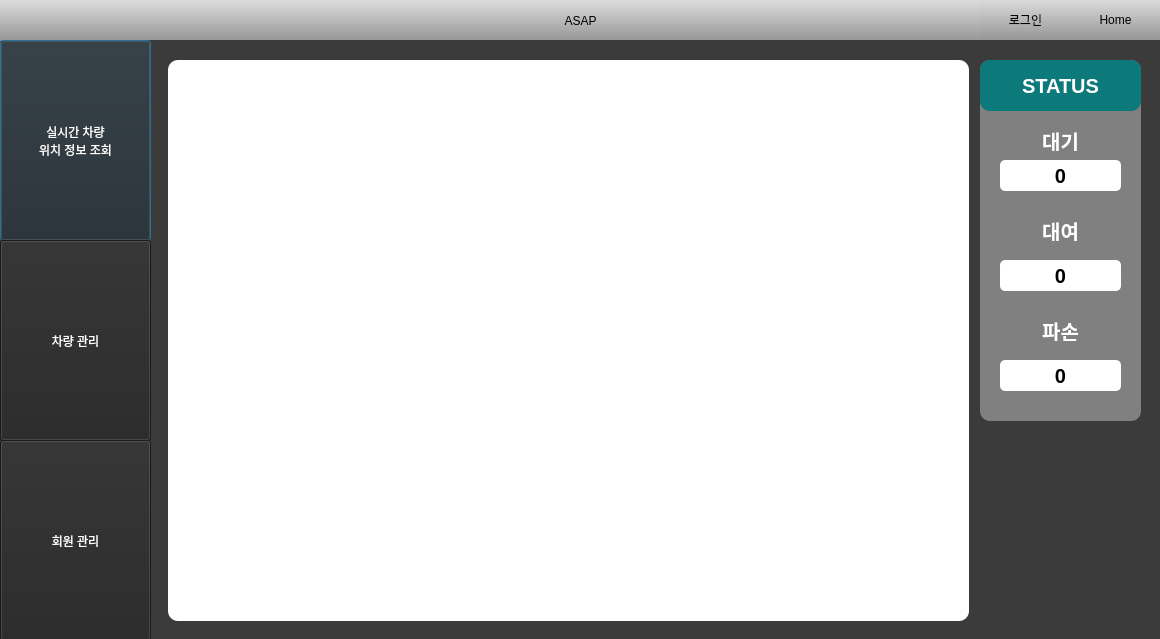
<?xml version="1.0" encoding="UTF-8"?>
<ui version="4.0">
 <class>car_select_info_type3</class>
 <widget class="QDialog" name="car_select_info_type3">
  <property name="geometry">
   <rect>
    <x>0</x>
    <y>0</y>
    <width>1160</width>
    <height>639</height>
   </rect>
  </property>
  <property name="windowTitle">
   <string>Dialog</string>
  </property>
  <widget class="QLabel" name="Background">
   <property name="geometry">
    <rect>
     <x>0</x>
     <y>0</y>
     <width>1161</width>
     <height>641</height>
    </rect>
   </property>
   <property name="styleSheet">
    <string notr="true">background-color: rgb(59, 59, 59);</string>
   </property>
   <property name="text">
    <string/>
   </property>
  </widget>
  <widget class="QPushButton" name="RT_loc_info">
   <property name="geometry">
    <rect>
     <x>0</x>
     <y>40</y>
     <width>151</width>
     <height>201</height>
    </rect>
   </property>
   <property name="styleSheet">
    <string notr="true">background-color: rgb(37, 37, 37);
color: rgb(255, 255, 255);
font: bold 14pt &quot;Ubuntu&quot;;</string>
   </property>
   <property name="text">
    <string>실시간 차량
위치 정보 조회</string>
   </property>
  </widget>
  <widget class="QPushButton" name="Manage_car">
   <property name="geometry">
    <rect>
     <x>0</x>
     <y>240</y>
     <width>151</width>
     <height>201</height>
    </rect>
   </property>
   <property name="styleSheet">
    <string notr="true">background-color: rgb(37, 37, 37);
color: rgb(255, 255, 255);
font: bold 14pt &quot;Ubuntu&quot;;</string>
   </property>
   <property name="text">
    <string>차량 관리</string>
   </property>
  </widget>
  <widget class="QPushButton" name="Manage_member">
   <property name="geometry">
    <rect>
     <x>0</x>
     <y>440</y>
     <width>151</width>
     <height>201</height>
    </rect>
   </property>
   <property name="styleSheet">
    <string notr="true">background-color: rgb(37, 37, 37);
color: rgb(255, 255, 255);
font: bold 14pt &quot;Ubuntu&quot;;</string>
   </property>
   <property name="text">
    <string>회원 관리</string>
   </property>
  </widget>
  <widget class="QLabel" name="label">
   <property name="geometry">
    <rect>
     <x>0</x>
     <y>0</y>
     <width>1161</width>
     <height>41</height>
    </rect>
   </property>
   <property name="styleSheet">
    <string notr="true">background-color: qlineargradient(spread:pad, x1:0, y1:1, x2:0, y2:0, stop:0 rgba(150, 150, 150, 255), stop:1 rgba(220, 220, 220, 255));
font: Bold 14pt &quot;Ubuntu&quot;;</string>
   </property>
   <property name="text">
    <string>ASAP</string>
   </property>
   <property name="alignment">
    <set>Qt::AlignCenter</set>
   </property>
  </widget>
  <widget class="QLabel" name="init_logo">
   <property name="geometry">
    <rect>
     <x>120</x>
     <y>40</y>
     <width>1041</width>
     <height>601</height>
    </rect>
   </property>
   <property name="text">
    <string/>
   </property>
   <property name="pixmap">
    <pixmap>../../../../../../../../../../../../../../../.designer/backup/Image/ASAP_LOGO_long.jpg</pixmap>
   </property>
   <property name="scaledContents">
    <bool>true</bool>
   </property>
  </widget>
  <widget class="QLineEdit" name="login_inid">
   <property name="geometry">
    <rect>
     <x>560</x>
     <y>290</y>
     <width>181</width>
     <height>31</height>
    </rect>
   </property>
  </widget>
  <widget class="QLineEdit" name="login_inpw">
   <property name="geometry">
    <rect>
     <x>560</x>
     <y>330</y>
     <width>181</width>
     <height>31</height>
    </rect>
   </property>
   <property name="text">
    <string/>
   </property>
  </widget>
  <widget class="QPushButton" name="login_enter">
   <property name="geometry">
    <rect>
     <x>750</x>
     <y>290</y>
     <width>71</width>
     <height>71</height>
    </rect>
   </property>
   <property name="styleSheet">
    <string notr="true">background-color: rgb(154, 153, 150);</string>
   </property>
   <property name="text">
    <string>Enter</string>
   </property>
  </widget>
  <widget class="QLabel" name="login_bg">
   <property name="geometry">
    <rect>
     <x>150</x>
     <y>40</y>
     <width>1011</width>
     <height>601</height>
    </rect>
   </property>
   <property name="styleSheet">
    <string notr="true">background-color: rgb(59, 59, 59);</string>
   </property>
   <property name="text">
    <string/>
   </property>
  </widget>
  <widget class="QLabel" name="login_id">
   <property name="geometry">
    <rect>
     <x>456</x>
     <y>286</y>
     <width>91</width>
     <height>41</height>
    </rect>
   </property>
   <property name="styleSheet">
    <string notr="true">font: Bold 14pt &quot;Ubuntu&quot;;
color: rgb(255, 255, 255);</string>
   </property>
   <property name="text">
    <string>아이디</string>
   </property>
   <property name="alignment">
    <set>Qt::AlignRight|Qt::AlignTrailing|Qt::AlignVCenter</set>
   </property>
  </widget>
  <widget class="QLabel" name="login_pw">
   <property name="geometry">
    <rect>
     <x>456</x>
     <y>320</y>
     <width>91</width>
     <height>41</height>
    </rect>
   </property>
   <property name="styleSheet">
    <string notr="true">font: Bold 14pt &quot;Ubuntu&quot;;
color: rgb(255, 255, 255);</string>
   </property>
   <property name="text">
    <string>비밀번호</string>
   </property>
   <property name="alignment">
    <set>Qt::AlignRight|Qt::AlignTrailing|Qt::AlignVCenter</set>
   </property>
  </widget>
  <widget class="QPushButton" name="btn_home">
   <property name="geometry">
    <rect>
     <x>1070</x>
     <y>-1</y>
     <width>91</width>
     <height>41</height>
    </rect>
   </property>
   <property name="styleSheet">
    <string notr="true">background-color: qlineargradient(spread:pad, x1:0, y1:1, x2:0, y2:0, stop:0 rgba(150, 150, 150, 255), stop:1 rgba(220, 220, 220, 255));
font: 13pt &quot;Ubuntu&quot;;
 border : 0px solid </string>
   </property>
   <property name="text">
    <string>Home</string>
   </property>
  </widget>
  <widget class="QPushButton" name="init_login">
   <property name="geometry">
    <rect>
     <x>980</x>
     <y>-1</y>
     <width>91</width>
     <height>41</height>
    </rect>
   </property>
   <property name="styleSheet">
    <string notr="true">background-color: qlineargradient(spread:pad, x1:0, y1:1, x2:0, y2:0, stop:0 rgba(150, 150, 150, 255), stop:1 rgba(220, 220, 220, 255));
font: 13pt &quot;Ubuntu&quot;;
 border : 0px solid </string>
   </property>
   <property name="text">
    <string>로그인</string>
   </property>
  </widget>
  <widget class="QPushButton" name="init_logout">
   <property name="geometry">
    <rect>
     <x>980</x>
     <y>-1</y>
     <width>91</width>
     <height>41</height>
    </rect>
   </property>
   <property name="styleSheet">
    <string notr="true">background-color: qlineargradient(spread:pad, x1:0, y1:1, x2:0, y2:0, stop:0 rgba(150, 150, 150, 255), stop:1 rgba(220, 220, 220, 255));
font: 13pt &quot;Ubuntu&quot;;
 border : 0px solid </string>
   </property>
   <property name="text">
    <string>로그아웃</string>
   </property>
  </widget>
  <widget class="QLineEdit" name="car_searchbar_bg">
   <property name="geometry">
    <rect>
     <x>280</x>
     <y>70</y>
     <width>231</width>
     <height>41</height>
    </rect>
   </property>
   <property name="cursor">
    <cursorShape>ArrowCursor</cursorShape>
   </property>
   <property name="styleSheet">
    <string notr="true">border-radius: 5px;
border: 1px solid black;
font-size: 13px;</string>
   </property>
   <property name="text">
    <string/>
   </property>
   <property name="readOnly">
    <bool>true</bool>
   </property>
  </widget>
  <widget class="QLabel" name="car_bg">
   <property name="geometry">
    <rect>
     <x>150</x>
     <y>40</y>
     <width>1011</width>
     <height>601</height>
    </rect>
   </property>
   <property name="styleSheet">
    <string notr="true">background-color: rgb(59, 59, 59);</string>
   </property>
   <property name="text">
    <string/>
   </property>
   <property name="alignment">
    <set>Qt::AlignCenter</set>
   </property>
  </widget>
  <widget class="QScrollArea" name="car_widget">
   <property name="geometry">
    <rect>
     <x>180</x>
     <y>140</y>
     <width>951</width>
     <height>481</height>
    </rect>
   </property>
   <property name="widgetResizable">
    <bool>true</bool>
   </property>
   <widget class="QWidget" name="scrollAreaWidgetContents">
    <property name="geometry">
     <rect>
      <x>0</x>
      <y>0</y>
      <width>949</width>
      <height>479</height>
     </rect>
    </property>
    <layout class="QGridLayout" name="gridLayout_4">
     <item row="0" column="0">
      <layout class="QGridLayout" name="car_scrollArea">
       <property name="leftMargin">
        <number>2</number>
       </property>
       <item row="0" column="0">
        <widget class="QWidget" name="widget" native="true"/>
       </item>
      </layout>
     </item>
    </layout>
   </widget>
  </widget>
  <widget class="QPushButton" name="car_show">
   <property name="geometry">
    <rect>
     <x>520</x>
     <y>70</y>
     <width>71</width>
     <height>41</height>
    </rect>
   </property>
   <property name="autoFillBackground">
    <bool>true</bool>
   </property>
   <property name="styleSheet">
    <string notr="true">font: Bold 12pt &quot;Ubuntu&quot;;
</string>
   </property>
   <property name="text">
    <string>조회</string>
   </property>
  </widget>
  <widget class="QLineEdit" name="car_searchbar">
   <property name="geometry">
    <rect>
     <x>290</x>
     <y>75</y>
     <width>211</width>
     <height>31</height>
    </rect>
   </property>
   <property name="styleSheet">
    <string notr="true">border-radius: 5px;
border: 0px solid black;
font-size: 15px;</string>
   </property>
   <property name="text">
    <string/>
   </property>
  </widget>
  <widget class="QPushButton" name="car_register">
   <property name="geometry">
    <rect>
     <x>600</x>
     <y>70</y>
     <width>121</width>
     <height>41</height>
    </rect>
   </property>
   <property name="autoFillBackground">
    <bool>true</bool>
   </property>
   <property name="styleSheet">
    <string notr="true">font: Bold 12pt &quot;Ubuntu&quot;;
</string>
   </property>
   <property name="text">
    <string>신규 차량 등록</string>
   </property>
  </widget>
  <widget class="QPushButton" name="car_remove">
   <property name="geometry">
    <rect>
     <x>730</x>
     <y>70</y>
     <width>91</width>
     <height>41</height>
    </rect>
   </property>
   <property name="autoFillBackground">
    <bool>true</bool>
   </property>
   <property name="styleSheet">
    <string notr="true">font: Bold 12pt &quot;Ubuntu&quot;;
</string>
   </property>
   <property name="text">
    <string>차량 삭제</string>
   </property>
  </widget>
  <widget class="QLineEdit" name="car_delete_number">
   <property name="geometry">
    <rect>
     <x>830</x>
     <y>70</y>
     <width>171</width>
     <height>41</height>
    </rect>
   </property>
   <property name="cursor">
    <cursorShape>ArrowCursor</cursorShape>
   </property>
   <property name="styleSheet">
    <string notr="true">border-radius: 5px;
border: 1px solid black;
font-size: 13px;</string>
   </property>
   <property name="text">
    <string/>
   </property>
   <property name="readOnly">
    <bool>true</bool>
   </property>
  </widget>
  <widget class="QPushButton" name="car_delete">
   <property name="geometry">
    <rect>
     <x>730</x>
     <y>70</y>
     <width>91</width>
     <height>41</height>
    </rect>
   </property>
   <property name="autoFillBackground">
    <bool>true</bool>
   </property>
   <property name="styleSheet">
    <string notr="true">font: Bold 12pt &quot;Ubuntu&quot;;
</string>
   </property>
   <property name="text">
    <string>삭제</string>
   </property>
  </widget>
  <widget class="QPushButton" name="car_back">
   <property name="geometry">
    <rect>
     <x>1010</x>
     <y>70</y>
     <width>121</width>
     <height>41</height>
    </rect>
   </property>
   <property name="autoFillBackground">
    <bool>true</bool>
   </property>
   <property name="styleSheet">
    <string notr="true">font: Bold 12pt &quot;Ubuntu&quot;;
</string>
   </property>
   <property name="text">
    <string>뒤로가기</string>
   </property>
  </widget>
  <widget class="QComboBox" name="car_select_info_type">
   <property name="geometry">
    <rect>
     <x>178</x>
     <y>70</y>
     <width>91</width>
     <height>41</height>
    </rect>
   </property>
   <property name="styleSheet">
    <string notr="true">font: Bold 12pt &quot;Ubuntu&quot;;
</string>
   </property>
  </widget>
  <widget class="QLabel" name="member_bg">
   <property name="geometry">
    <rect>
     <x>140</x>
     <y>40</y>
     <width>1021</width>
     <height>601</height>
    </rect>
   </property>
   <property name="styleSheet">
    <string notr="true">background-color: rgb(59, 59, 59);</string>
   </property>
   <property name="text">
    <string/>
   </property>
   <property name="alignment">
    <set>Qt::AlignCenter</set>
   </property>
  </widget>
  <widget class="QTableView" name="member_widget">
   <property name="geometry">
    <rect>
     <x>180</x>
     <y>140</y>
     <width>951</width>
     <height>481</height>
    </rect>
   </property>
  </widget>
  <widget class="QLineEdit" name="member_searchbar_bg">
   <property name="geometry">
    <rect>
     <x>240</x>
     <y>70</y>
     <width>231</width>
     <height>41</height>
    </rect>
   </property>
   <property name="cursor">
    <cursorShape>ArrowCursor</cursorShape>
   </property>
   <property name="styleSheet">
    <string notr="true">border-radius: 5px;
border: 1px solid black;
font-size: 13px;</string>
   </property>
   <property name="text">
    <string/>
   </property>
   <property name="readOnly">
    <bool>true</bool>
   </property>
  </widget>
  <widget class="QLineEdit" name="member_searchbar">
   <property name="geometry">
    <rect>
     <x>250</x>
     <y>76</y>
     <width>211</width>
     <height>31</height>
    </rect>
   </property>
   <property name="styleSheet">
    <string notr="true">border-radius: 5px;
border: 0px solid black;
font-size: 15px;</string>
   </property>
   <property name="text">
    <string/>
   </property>
  </widget>
  <widget class="QPushButton" name="member_register">
   <property name="geometry">
    <rect>
     <x>920</x>
     <y>70</y>
     <width>101</width>
     <height>41</height>
    </rect>
   </property>
   <property name="autoFillBackground">
    <bool>true</bool>
   </property>
   <property name="styleSheet">
    <string notr="true">font: Bold 12pt &quot;Ubuntu&quot;;
</string>
   </property>
   <property name="text">
    <string>회원 등록</string>
   </property>
  </widget>
  <widget class="QPushButton" name="member_remove">
   <property name="geometry">
    <rect>
     <x>1030</x>
     <y>70</y>
     <width>101</width>
     <height>41</height>
    </rect>
   </property>
   <property name="autoFillBackground">
    <bool>true</bool>
   </property>
   <property name="styleSheet">
    <string notr="true">font: Bold 12pt &quot;Ubuntu&quot;;
</string>
   </property>
   <property name="text">
    <string>회원 삭제</string>
   </property>
  </widget>
  <widget class="QLineEdit" name="member_search">
   <property name="geometry">
    <rect>
     <x>180</x>
     <y>70</y>
     <width>61</width>
     <height>41</height>
    </rect>
   </property>
   <property name="styleSheet">
    <string notr="true">font: Bold 15pt &quot;Ubuntu&quot;;
color: white;
background-color: rgba(0,0,0,0);</string>
   </property>
   <property name="text">
    <string>검색 : </string>
   </property>
   <property name="alignment">
    <set>Qt::AlignRight|Qt::AlignTrailing|Qt::AlignVCenter</set>
   </property>
   <property name="readOnly">
    <bool>true</bool>
   </property>
  </widget>
  <widget class="QWidget" name="map_widget" native="true">
   <property name="geometry">
    <rect>
     <x>140</x>
     <y>40</y>
     <width>1021</width>
     <height>601</height>
    </rect>
   </property>
   <widget class="QLabel" name="map_label_4">
    <property name="geometry">
     <rect>
      <x>860</x>
      <y>280</y>
      <width>121</width>
      <height>21</height>
     </rect>
    </property>
    <property name="styleSheet">
     <string notr="true">font: bold 20px; color: white;</string>
    </property>
    <property name="text">
     <string>파손</string>
    </property>
    <property name="alignment">
     <set>Qt::AlignCenter</set>
    </property>
   </widget>
   <widget class="QLabel" name="map_bg">
    <property name="geometry">
     <rect>
      <x>0</x>
      <y>0</y>
      <width>1021</width>
      <height>601</height>
     </rect>
    </property>
    <property name="styleSheet">
     <string notr="true">background-color: rgb(59, 59, 59);</string>
    </property>
    <property name="text">
     <string/>
    </property>
    <property name="alignment">
     <set>Qt::AlignCenter</set>
    </property>
   </widget>
   <widget class="QLabel" name="map_stay">
    <property name="geometry">
     <rect>
      <x>860</x>
      <y>120</y>
      <width>121</width>
      <height>31</height>
     </rect>
    </property>
    <property name="styleSheet">
     <string notr="true">font: bold 20px; background-color: white;  border-radius:5px;</string>
    </property>
    <property name="text">
     <string>0</string>
    </property>
    <property name="alignment">
     <set>Qt::AlignCenter</set>
    </property>
   </widget>
   <widget class="QLabel" name="map_frame">
    <property name="geometry">
     <rect>
      <x>28</x>
      <y>20</y>
      <width>801</width>
      <height>561</height>
     </rect>
    </property>
    <property name="styleSheet">
     <string notr="true">border-radius: 10px;
border: 0px solid ;
font-size: 13px; background-color: white;</string>
    </property>
    <property name="text">
     <string/>
    </property>
    <property name="pixmap">
     <pixmap>../../../../../../../../.designer/Image/map.jpg</pixmap>
    </property>
    <property name="scaledContents">
     <bool>true</bool>
    </property>
   </widget>
   <widget class="QLabel" name="map_label_3">
    <property name="geometry">
     <rect>
      <x>860</x>
      <y>180</y>
      <width>121</width>
      <height>21</height>
     </rect>
    </property>
    <property name="styleSheet">
     <string notr="true">font: bold 20px; color: white;</string>
    </property>
    <property name="text">
     <string>대여</string>
    </property>
    <property name="alignment">
     <set>Qt::AlignCenter</set>
    </property>
   </widget>
   <widget class="QLabel" name="map_label_1">
    <property name="geometry">
     <rect>
      <x>860</x>
      <y>90</y>
      <width>121</width>
      <height>21</height>
     </rect>
    </property>
    <property name="styleSheet">
     <string notr="true">font: bold 20px; color: white;</string>
    </property>
    <property name="text">
     <string>대기</string>
    </property>
    <property name="alignment">
     <set>Qt::AlignCenter</set>
    </property>
   </widget>
   <widget class="QLabel" name="map_destroid">
    <property name="geometry">
     <rect>
      <x>860</x>
      <y>320</y>
      <width>121</width>
      <height>31</height>
     </rect>
    </property>
    <property name="styleSheet">
     <string notr="true">font: bold 20px; background-color: white;  border-radius:5px;</string>
    </property>
    <property name="text">
     <string>0</string>
    </property>
    <property name="alignment">
     <set>Qt::AlignCenter</set>
    </property>
   </widget>
   <widget class="QLabel" name="map_rent">
    <property name="geometry">
     <rect>
      <x>860</x>
      <y>220</y>
      <width>121</width>
      <height>31</height>
     </rect>
    </property>
    <property name="styleSheet">
     <string notr="true">font: bold 20px; background-color: white;  border-radius:5px;</string>
    </property>
    <property name="text">
     <string>0</string>
    </property>
    <property name="alignment">
     <set>Qt::AlignCenter</set>
    </property>
   </widget>
   <widget class="QLabel" name="map_info">
    <property name="geometry">
     <rect>
      <x>840</x>
      <y>20</y>
      <width>161</width>
      <height>361</height>
     </rect>
    </property>
    <property name="styleSheet">
     <string notr="true">border-radius: 10px;
border: 0px solid ;
font-size: 13px; background-color: gray;</string>
    </property>
    <property name="text">
     <string/>
    </property>
   </widget>
   <widget class="QLabel" name="map_info_2">
    <property name="geometry">
     <rect>
      <x>840</x>
      <y>20</y>
      <width>161</width>
      <height>51</height>
     </rect>
    </property>
    <property name="styleSheet">
     <string notr="true">border-radius: 10px;
font: bold 20px; color: white;
background-color: rgb(12, 121, 122);</string>
    </property>
    <property name="text">
     <string>STATUS</string>
    </property>
    <property name="alignment">
     <set>Qt::AlignCenter</set>
    </property>
   </widget>
   <zorder>map_bg</zorder>
   <zorder>map_frame</zorder>
   <zorder>map_info</zorder>
   <zorder>map_label_4</zorder>
   <zorder>map_destroid</zorder>
   <zorder>map_label_3</zorder>
   <zorder>map_rent</zorder>
   <zorder>map_label_1</zorder>
   <zorder>map_stay</zorder>
   <zorder>map_info_2</zorder>
  </widget>
  <widget class="QComboBox" name="member_select_type">
   <property name="geometry">
    <rect>
     <x>480</x>
     <y>70</y>
     <width>171</width>
     <height>41</height>
    </rect>
   </property>
   <property name="styleSheet">
    <string notr="true">font: Bold 12pt &quot;Ubuntu&quot;;
</string>
   </property>
  </widget>
  <widget class="QLabel" name="user_map">
   <property name="geometry">
    <rect>
     <x>1220</x>
     <y>70</y>
     <width>381</width>
     <height>541</height>
    </rect>
   </property>
   <property name="text">
    <string/>
   </property>
   <property name="pixmap">
    <pixmap>../../User_GUI/Images/map.jpg</pixmap>
   </property>
   <property name="scaledContents">
    <bool>true</bool>
   </property>
  </widget>
  <zorder>Background</zorder>
  <zorder>label</zorder>
  <zorder>init_logo</zorder>
  <zorder>login_bg</zorder>
  <zorder>login_inid</zorder>
  <zorder>login_inpw</zorder>
  <zorder>login_enter</zorder>
  <zorder>login_id</zorder>
  <zorder>login_pw</zorder>
  <zorder>btn_home</zorder>
  <zorder>init_logout</zorder>
  <zorder>init_login</zorder>
  <zorder>car_bg</zorder>
  <zorder>car_searchbar_bg</zorder>
  <zorder>car_widget</zorder>
  <zorder>car_show</zorder>
  <zorder>car_searchbar</zorder>
  <zorder>car_register</zorder>
  <zorder>car_remove</zorder>
  <zorder>car_delete_number</zorder>
  <zorder>car_delete</zorder>
  <zorder>car_back</zorder>
  <zorder>car_select_info_type</zorder>
  <zorder>member_bg</zorder>
  <zorder>member_register</zorder>
  <zorder>member_remove</zorder>
  <zorder>member_widget</zorder>
  <zorder>member_search</zorder>
  <zorder>member_searchbar_bg</zorder>
  <zorder>member_select_type</zorder>
  <zorder>member_searchbar</zorder>
  <zorder>map_widget</zorder>
  <zorder>Manage_member</zorder>
  <zorder>RT_loc_info</zorder>
  <zorder>Manage_car</zorder>
  <zorder>user_map</zorder>
 </widget>
 <resources/>
 <connections/>
</ui>
